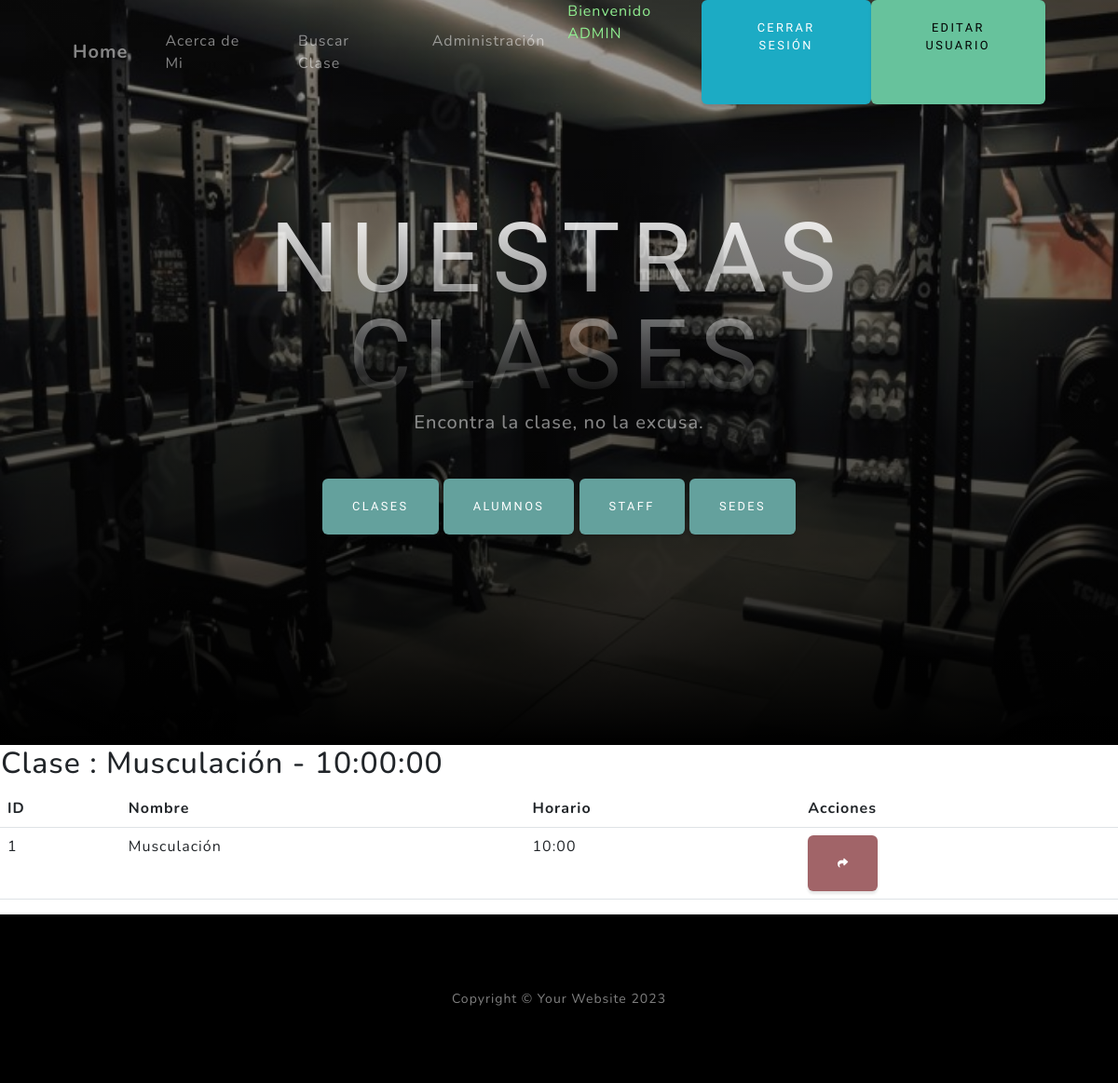
Page /appDiego/detail_clase/1 (signed in) on the committed database.
### appDiego/models.py (models this page shows)
class Clase(models.Model):
    nombre = models.CharField(max_length=50)
    horario = models.TimeField()
    def __str__(self):
        return f"{self.nombre} - {self.horario}"

### appDiego/views.py (the view)
# urls.py: path('detail_clase/<int:pk>', ClaseDetail.as_view(), name='detail_clase' ),
class ClaseDetail(LoginRequiredMixin,DetailView):
    model = Clase

### appDiego/templates/appDiego/clase_detail.html (shortened to what this page needs)
{% extends 'appDiego/base.html' %}
{% load static %}
{%block frase%}
Encontra la clase, no la excusa.
{%endblock frase%}
{%block header%}
    Nuestras Clases
{%endblock header%}
{% block primario %}
<table>
    <tr>
        <td><h2>Clase : {{object}} </h2></td>
    </tr>
</table>
<table class="table">
    <thead>
        <tr>
            <th>ID</th>
            <th>Nombre</th>
            <th>Horario</th>
            <th>Acciones</th>
        </tr>
    </thead>
    <tbody>
    <tr>
        <td>{{object.id}}</td>
        <td>{{object.nombre}}</td>
        <td>{{object.horario}}</td>
        <td>
            <a
            href="{% url 'clases' %}"
            class="btn btn-danger"
            style="--bs-btn-padding-y: .25rem; --bs-btn-padding-x: .5rem; --bs-btn-font-size: .75rem;"
            ><i class="fa fa-share fa-sm" title="List Back"></i>
            </a>
        </td>
    </tr>
    </tbody>
</table>
{% endblock primario %}

### appDiego/templates/appDiego/base.html (shortened to what this page needs)
<!DOCTYPE html>
<html lang="en">
    <head>
        {% load static %}
        <link rel="stylesheet" href="https://cdnjs.cloudflare.com/ajax/libs/font-awesome/5.15.3/css/all.min.css">
        <link href="{% static 'appDiego/css/styles.css' %}" rel="stylesheet" />
    </head>
    <body id="page-top">
        <nav class="navbar navbar-expand-lg navbar-light fixed-top" id="mainNav">
            <div class="container px-4 px-lg-5">
                <a class="navbar-brand" href="{% url 'inicio' %}">Home</a>
                <div class="collapse navbar-collapse" id="navbarResponsive">
                    <ul class="navbar-nav ms-auto">
                    {% if user.is_authenticated %}
                        <li class="nav-item"><a class="nav-link" href="{% url 'sobre_mi' %}">Acerca de Mi</a></li>
                        <li class="nav-item"><a class="nav-link" href="{% url 'buscar_clase' %}">Buscar Clase</a></li>
                        <li class="nav-item"><a class="nav-link" href="{% url 'admin:index' %}">Administración</a></li>
                        <p style="color: lightgreen">Bienvenido {{user.username|upper}}</p>
                        <a class="btn btn-info" href="{% url 'logout' %}">Cerrar Sesión</a>
                        <a class="btn btn-success" href="{% url 'editar_usuario' %}">Editar Usuario</a>
                    {% else %}
                        <li class="nav-item"><a class="nav-link" href="{% url 'admin:index' %}">Administración</a></li>
                        <a class="btn btn-info" href="{% url 'login' %}">Iniciar Sesión</a>
                        <a class="btn btn-danger" href="{% url 'register' %}">Registrarse</a>
                    {% endif %}
                    </ul>
                </div>
            </div>
        </nav>
        <header class="masthead">
            <div class="container px-4 px-lg-5 d-flex h-100 align-items-center justify-content-center">
                <div class="d-flex justify-content-center">
                    <div class="text-center">
                        <h1 class="mx-auto my-0 text-uppercase">
                            {%block header%}{%endblock header%}
                        </h1>
                        <h2 class="text-white-50 mx-auto mt-2 mb-5">
                            {%block frase%}{%endblock frase%}
                        {% if user.is_authenticated %}
                        </h2>
                        <a class="btn btn-primary" href="{% url 'clases' %}">Clases</a>
                        <a class="btn btn-primary" href="{% url 'alumnos' %}">Alumnos</a>
                        <a class="btn btn-primary" href="{% url 'profesores' %}">Staff</a>
                        <a class="btn btn-primary" href="{% url 'sedes' %}">Sedes</a>
                        {% endif %}
                    </div>
                </div>
            </div>
        </header>
        {%block primario%}
        {%endblock primario%}
        <footer class="footer bg-black small text-center text-white-50"><div class="container px-4 px-lg-5">Copyright &copy; Your Website 2023</div></footer>
    </body>
</html>

### rows in the picture
Clase: nombre+horario "Musculación - 10:00:00", id "1", nombre "Musculación", horario "10:00"

### other values in the picture
{{ user.username|upper }} "ADMIN"
